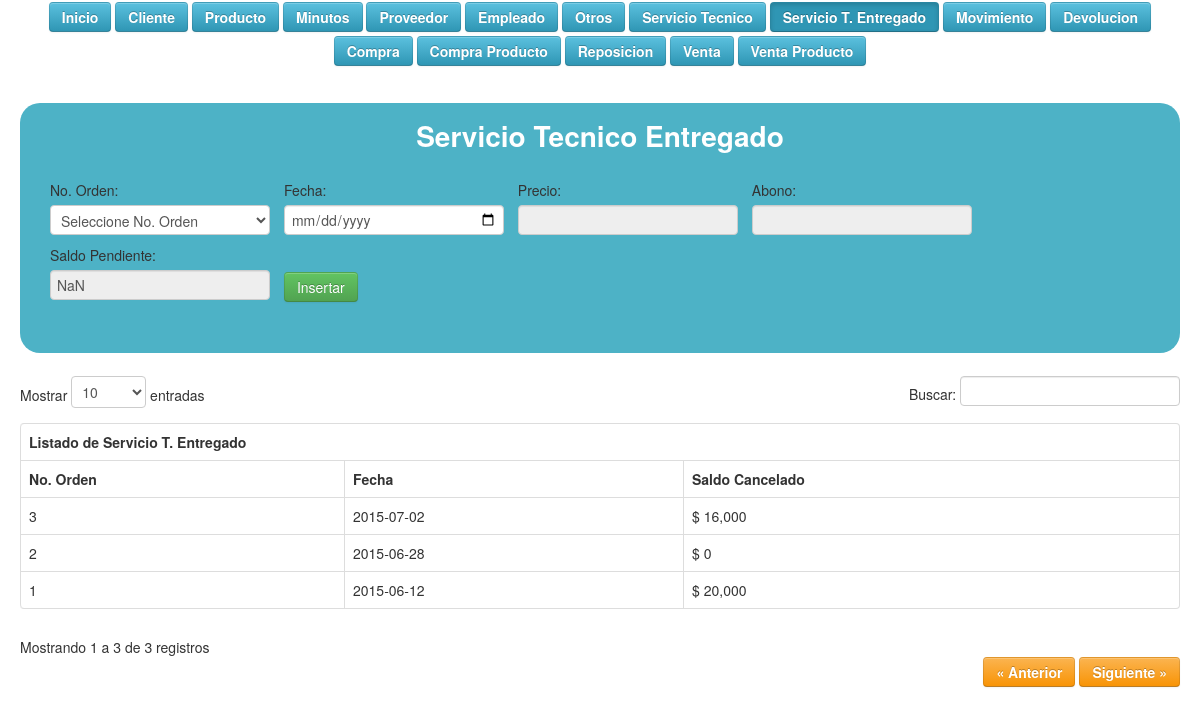
Page /vista/vservicioentregado.php on the committed database.
### tables this page shows
CREATE TABLE IF NOT EXISTS `tbservicioentregado` (
  `numero_orden` int(11) NOT NULL,
  `fecha` date NOT NULL,
  `saldo_cancel` int(11) NOT NULL
);

CREATE TABLE IF NOT EXISTS `tbserviciotecnico` (
  `numero_orden` int(11) NOT NULL,
  `nombre` varchar(50) NOT NULL,
  `marca` varchar(20) NOT NULL,
  `referencia` varchar(20) NOT NULL,
  `descripcion_st` varchar(100) NOT NULL,
  `observacion` varchar(50) DEFAULT NULL,
  `costo_st` int(11) NOT NULL,
  `precio_cliente` int(11) NOT NULL,
  `fecha` date NOT NULL,
  `id_cliente` int(11) NOT NULL,
  `empleado` varchar(10) NOT NULL,
  `abono` int(11) NOT NULL
);

### controlador/cservicioentregado.php (called while the page is built, shortened)
<?php
	include('modelo/mservicioentregado.php');
	$servicioentregado = new Mservicioentregado();
    $numorden2 = $servicioentregado->sel_orden();

### modelo/mservicioentregado.php (called while the page is built, shortened)
<?php
	include('controlador/conexion.php');
	include('functions.php');
	class Mservicioentregado extends Funciones
	{
		function consultar_servicioentregado()
		{
			$sql = "SELECT * FROM tbservicioentregado ORDER BY numero_orden DESC";
			 return $this->SeleccionDatos($sql);
		}
		function sel_orden()
		{
            $sql = "SELECT * FROM `tbserviciotecnico`";
            return $this->SeleccionDatos($sql);
        }
		function sel_orden1($numero_orden)
		{
			$sql = "SELECT * FROM tbserviciotecnico WHERE numero_orden='".$numero_orden."';";
			return $this->SeleccionDatos($sql);
		}
	}

### modelo/functions.php (called while the page is built, shortened)
<?php
	class Funciones {
        function SeleccionDatos($consulta)
        {
                $conexionBD = new conexion();
                $conexionBD -> conectarBD();
                $datos = $conexionBD -> ejeCon($consulta, 0);
                return $datos;
        }
}

### controlador/configuracion.php (called while the page is built)
<?php
	$serv_bd = "localhost";
	$usu_bd = "root";
	$pass_bd = "";
	$bd = "bdwold";
?>

### controlador/conexion.php (called while the page is built, shortened)
<?php
	class conexion {
		var $link;
		function conectarBD() {
			include("configuracion.php");
			$this -> link = mysqli_connect ($serv_bd, $usu_bd, $pass_bd);
			$bd2 = mysqli_select_db($this->link,$bd);
		}
		function ejeCon($con, $op) {
			$this -> resultado = mysqli_query($this->link,$con) or die("La consulta fallo: ". mysqli_error($this->link));
			if($op == 0) {
				while ($linea = mysqli_fetch_array($this -> resultado)) {
					$arrayResultado[] = $linea;
				}
			} else {
				$arrayResultado[] = 0;
			}
			$resarr = isset ($arrayResultado) ? $arrayResultado: NULL;
			if($resarr) {
				return $arrayResultado;
			}
		}
	}
?>

### vista/vservicioentregado.php (the view, shortened to what this page needs)
	<!DOCTYPE html>
		<html lang="es">
		 <html class="no-js">
	    <head>
	        <link rel="stylesheet" href="css/normalize.css">
	        <link rel="stylesheet" href="css/main.css">
	        <link rel="stylesheet" href="css/bootstrap.css"/>
	        <link rel="stylesheet" href="css/bootstrap-responsive.css"/>
	        <link rel="stylesheet" href="css/tablaResponsive.css"/>
	        <link rel="stylesheet" href="css/datatable.css"/>
	        <link rel="stylesheet" href="css/estilo.css">
	    </head>
		<body >
		    <div class="container-fluid">
<div id="menu">
  <a href="index.php"><button type="button" class="btn btn-info m">Inicio</button></a>
  <a href="index.php?pag=2"><button type="button" class="btn btn-info m">Cliente</button></a>
  <a href="index.php?pag=3"><button type="button" class="btn btn-info m">Producto</button></a>
  <a href="index.php?pag=5"><button type="button" class="btn btn-info m">Minutos</button></a>
  <a href="index.php?pag=7"><button type="button" class="btn btn-info m">Proveedor</button></a>
  <a href="index.php?pag=9"><button type="button" class="btn btn-info m">Empleado</button></a>
  <a href="index.php?pag=11"><button type="button" class="btn btn-info m">Otros</button></a>
  <a href="index.php?pag=13"><button type="button" class="btn btn-info m">Servicio Tecnico</button></a>
  <a href=""><button type="button" class="btn btn-info m active">Servicio T. Entregado</button></a>
  <a href="index.php?pag=16"><button type="button" class="btn btn-info m">Movimiento</button></a>
  <a href="index.php?pag=18"><button type="button" class="btn btn-info m">Devolucion</button></a>
  <a href="index.php?pag=19"><button type="button" class="btn btn-info m">Compra</button></a>
  <a href="index.php?pag=20"><button type="button" class="btn btn-info m">Compra Producto</button></a>
  <a href="index.php?pag=21"><button type="button" class="btn btn-info m">Reposicion</button></a>
  <a href="index.php?pag=24"><button type="button" class="btn btn-info m">Venta</button></a>
  <a href="index.php?pag=26"><button type="button" class="btn btn-info m">Venta Producto</button></a>
</div>
		      <div class="row-fluid">
		        <div class="span12">
<?php include("controlador/cservicioentregado.php"); ?>
<div class="container-fluid lol">
<div class="eti">Servicio Tecnico Entregado</div>
	<form action="" method="POST">
		<div class="form-group campo">
            <label for="">No. Orden:</label>
             <select name="numero_orden" id="orden" class="form-control" required>
				<option value=0>Seleccione No. Orden</option>
			</select>
		</div>
		<div class="form-group campo">
             <label for="">Fecha:</label>
            <input type="date" class="form-control" name="fecha" required>
		</div>
		<div class="form-group campo">
            <label for="">Precio:</label>
            <input type="text" class="form-control" name="saldo1" id="sal1" readonly>
		</div>
		<div class="form-group campo">
            <label for="">Abono:</label>
            <input type="text" class="form-control" name="saldo2" id="sal2" readonly>
		</div>
		<div class="form-group campo">
            <label for="">Saldo Pendiente:</label>
            <input type="text" class="form-control" name="saldo_cancel" id="saldo" readonly >
		</div>
		 <div class="form-group campo"> <br>
            <input type="submit" class="btn btn-success" value="Insertar">
        </div>
	</form>
</div>
<?php $consultaservicioentregado = $servicioentregado->consultar_servicioentregado(); ?>
					<div id='no-more-tables'>
						<table class="table table-bordered table-hover" id="example">
				  <thead>
            <tr>
                <th colspan="3">Listado de Servicio T. Entregado</th>
            </tr>
            <tr>
                <th>No. Orden</th>
				<th>Fecha</th>
				<th>Saldo Cancelado</th>
            </tr>
        </thead>
        <tbody>
           <?php for($i=0;$i<count($consultaservicioentregado);$i++):
            $numorden1 = $servicioentregado->sel_orden1($consultaservicioentregado[$i]['numero_orden']);
            ?>
				<tr>
					<td data-title='No. Orden'><?= $numorden1[0]['numero_orden'] ?></td>
					<td data-title='Fecha'><?= $consultaservicioentregado[$i]['fecha'] ?></td>
					<td data-title='Saldo Cancelado'>$ <?= number_format($consultaservicioentregado[$i]['saldo_cancel']) ?></td>
				</tr>
			<?php endfor; ?>
        </tbody>
						</table>
					</div>
		        </div>
		      </div>
				<br/><br/>
		    </div>
		</body>
	</html>

### css/main.css (style rules this page uses)
html, button, input, select, textarea { color: #222; }
body { font-size: 1em; line-height: 1.4; }

### css/datatable.css (style rules this page uses)
table { margin: 1em 0; clear: both; }

### css/estilo.css (style rules this page uses)
#menu { margin: auto; text-align: center; }
.m, a { color: #FFF; font-weight: bold; margin-bottom: 2px; margin-top: 2px; }
.eti { width: 100%; text-align: center; color: #FFF; font-size: 200%; font-weight: bolder; margin-bottom: 3%; border-radius: 12px; }
.lol { background-color: #4DB2C6; border-radius: 20px; margin-bottom: 2%; margin-top: 3%; padding-bottom: 2%; padding-top: 2%; }
.campo { display: inline-block; margin-left: 10px; vertical-align: middle; }

### rows in the picture
tbservicioentregado: numero_orden.numero_orden "3", fecha "2015-07-02", saldo_cancel "16,000"
tbservicioentregado: numero_orden.numero_orden "2", fecha "2015-06-28", saldo_cancel "0"
tbservicioentregado: numero_orden.numero_orden "1", fecha "2015-06-12", saldo_cancel "20,000"
